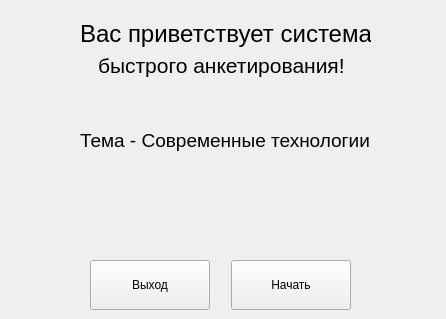
<?xml version="1.0" encoding="UTF-8"?>
<ui version="4.0">
 <class>MainWindow</class>
 <widget class="QMainWindow" name="MainWindow">
  <property name="geometry">
   <rect>
    <x>0</x>
    <y>0</y>
    <width>446</width>
    <height>319</height>
   </rect>
  </property>
  <property name="minimumSize">
   <size>
    <width>446</width>
    <height>319</height>
   </size>
  </property>
  <property name="maximumSize">
   <size>
    <width>446</width>
    <height>319</height>
   </size>
  </property>
  <property name="windowTitle">
   <string>MainWindow</string>
  </property>
  <widget class="QWidget" name="centralwidget">
   <widget class="QPushButton" name="btn_exit">
    <property name="geometry">
     <rect>
      <x>90</x>
      <y>260</y>
      <width>120</width>
      <height>50</height>
     </rect>
    </property>
    <property name="font">
     <font>
      <family>Segoe UI</family>
     </font>
    </property>
    <property name="text">
     <string>Выход</string>
    </property>
   </widget>
   <widget class="QLabel" name="label_welcome_1">
    <property name="geometry">
     <rect>
      <x>80</x>
      <y>13</y>
      <width>291</width>
      <height>41</height>
     </rect>
    </property>
    <property name="font">
     <font>
      <family>Segoe UI</family>
      <pointsize>18</pointsize>
     </font>
    </property>
    <property name="text">
     <string>Вас приветствует система</string>
    </property>
   </widget>
   <widget class="QPushButton" name="btn_begin">
    <property name="geometry">
     <rect>
      <x>231</x>
      <y>260</y>
      <width>120</width>
      <height>50</height>
     </rect>
    </property>
    <property name="font">
     <font>
      <family>Segoe UI</family>
     </font>
    </property>
    <property name="text">
     <string>Начать</string>
    </property>
   </widget>
   <widget class="QLabel" name="label_subject">
    <property name="geometry">
     <rect>
      <x>80</x>
      <y>130</y>
      <width>301</width>
      <height>21</height>
     </rect>
    </property>
    <property name="font">
     <font>
      <family>Segoe UI</family>
      <pointsize>14</pointsize>
     </font>
    </property>
    <property name="text">
     <string>Тема - Современные технологии</string>
    </property>
   </widget>
   <widget class="QLabel" name="label_welcome_2">
    <property name="geometry">
     <rect>
      <x>98</x>
      <y>50</y>
      <width>261</width>
      <height>31</height>
     </rect>
    </property>
    <property name="font">
     <font>
      <family>Segoe UI</family>
      <pointsize>16</pointsize>
     </font>
    </property>
    <property name="text">
     <string>быстрого анкетирования!</string>
    </property>
   </widget>
  </widget>
 </widget>
 <resources/>
 <connections/>
</ui>
